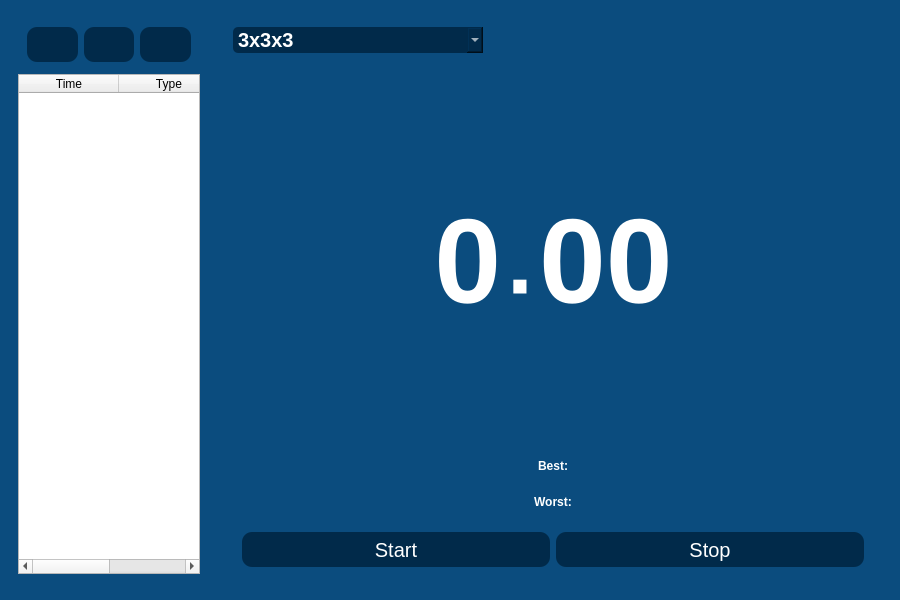
<?xml version="1.0" encoding="UTF-8"?>
<ui version="4.0">
 <class>MainWindow</class>
 <widget class="QMainWindow" name="MainWindow">
  <property name="geometry">
   <rect>
    <x>0</x>
    <y>0</y>
    <width>900</width>
    <height>600</height>
   </rect>
  </property>
  <property name="sizePolicy">
   <sizepolicy hsizetype="Fixed" vsizetype="Fixed">
    <horstretch>0</horstretch>
    <verstretch>0</verstretch>
   </sizepolicy>
  </property>
  <property name="minimumSize">
   <size>
    <width>900</width>
    <height>600</height>
   </size>
  </property>
  <property name="maximumSize">
   <size>
    <width>900</width>
    <height>600</height>
   </size>
  </property>
  <property name="windowTitle">
   <string>MainWindow</string>
  </property>
  <property name="styleSheet">
   <string notr="true">QLineEdit {
	padding: 5px 10px;
	background-color: white;
	font-size: 10px;
	border: none;
	border-bottom: 1px solid black;
	border-radius: 10px;
}

QPushButton {
	background-color: #012a4a;
	color : white;
    border-radius: 10px;
	min-height: 25px;
	min-width: 15px;
	padding: 5px 7px;
}

QPushButton:hover {
	background-color: #fb8b24;
}
QComboBox {
	border-radius: 5px;
	border: none;
}
#centralwidget{
	background-color :#0b4c7e;
}

#sec, #msec, #best, #worst {
	font-weight: 800;
}

#sec, #msec {
	font-size: 120px;
}

#best, worst {
	fornt-size: 28px
}</string>
  </property>
  <widget class="QWidget" name="centralwidget">
   <property name="maximumSize">
    <size>
     <width>900</width>
     <height>600</height>
    </size>
   </property>
   <layout class="QHBoxLayout" name="horizontalLayout_2" stretch="0,0">
    <item>
     <widget class="QWidget" name="nav" native="true">
      <property name="minimumSize">
       <size>
        <width>200</width>
        <height>0</height>
       </size>
      </property>
      <property name="maximumSize">
       <size>
        <width>200</width>
        <height>16777215</height>
       </size>
      </property>
      <layout class="QVBoxLayout" name="verticalLayout">
       <item>
        <widget class="QWidget" name="button_group" native="true">
         <property name="minimumSize">
          <size>
           <width>0</width>
           <height>50</height>
          </size>
         </property>
         <layout class="QHBoxLayout" name="horizontalLayout_3">
          <item>
           <widget class="QPushButton" name="setting_btn">
            <property name="text">
             <string/>
            </property>
            <property name="icon">
             <iconset>
              <normaloff>../assets/settings-icon-512x512-pk8wypem.png</normaloff>../assets/settings-icon-512x512-pk8wypem.png</iconset>
            </property>
            <property name="iconSize">
             <size>
              <width>29</width>
              <height>35</height>
             </size>
            </property>
            <property name="checkable">
             <bool>false</bool>
            </property>
           </widget>
          </item>
          <item>
           <widget class="QPushButton" name="history_btn">
            <property name="text">
             <string/>
            </property>
            <property name="icon">
             <iconset>
              <normaloff>../assets/history.jpg</normaloff>../assets/history.jpg</iconset>
            </property>
            <property name="iconSize">
             <size>
              <width>29</width>
              <height>35</height>
             </size>
            </property>
           </widget>
          </item>
          <item>
           <widget class="QPushButton" name="about_btn">
            <property name="text">
             <string/>
            </property>
            <property name="icon">
             <iconset>
              <normaloff>../assets/about.png</normaloff>../assets/about.png</iconset>
            </property>
            <property name="iconSize">
             <size>
              <width>29</width>
              <height>35</height>
             </size>
            </property>
           </widget>
          </item>
         </layout>
        </widget>
       </item>
       <item>
        <widget class="QTableWidget" name="history_table">
         <property name="sizePolicy">
          <sizepolicy hsizetype="Fixed" vsizetype="Fixed">
           <horstretch>0</horstretch>
           <verstretch>0</verstretch>
          </sizepolicy>
         </property>
         <property name="minimumSize">
          <size>
           <width>0</width>
           <height>500</height>
          </size>
         </property>
         <column>
          <property name="text">
           <string>Time</string>
          </property>
         </column>
         <column>
          <property name="text">
           <string>Type</string>
          </property>
         </column>
        </widget>
       </item>
       <item>
        <spacer name="verticalSpacer">
         <property name="orientation">
          <enum>Qt::Vertical</enum>
         </property>
         <property name="sizeHint" stdset="0">
          <size>
           <width>20</width>
           <height>40</height>
          </size>
         </property>
        </spacer>
       </item>
      </layout>
     </widget>
    </item>
    <item>
     <widget class="QWidget" name="main" native="true">
      <layout class="QVBoxLayout" name="verticalLayout_2">
       <item>
        <widget class="QWidget" name="widget_5" native="true">
         <property name="sizePolicy">
          <sizepolicy hsizetype="Maximum" vsizetype="Maximum">
           <horstretch>0</horstretch>
           <verstretch>0</verstretch>
          </sizepolicy>
         </property>
         <property name="minimumSize">
          <size>
           <width>550</width>
           <height>0</height>
          </size>
         </property>
         <layout class="QHBoxLayout" name="horizontalLayout_4">
          <item>
           <widget class="QComboBox" name="type_cb">
            <property name="minimumSize">
             <size>
              <width>250</width>
              <height>0</height>
             </size>
            </property>
            <property name="maximumSize">
             <size>
              <width>250</width>
              <height>16777215</height>
             </size>
            </property>
            <property name="styleSheet">
             <string notr="true">font-size: 20px;
font-weight: 800;
color: white;
border: none;
background-color: #012a4a;</string>
            </property>
            <item>
             <property name="text">
              <string>3x3x3</string>
             </property>
            </item>
            <item>
             <property name="text">
              <string>2x2x2</string>
             </property>
            </item>
            <item>
             <property name="text">
              <string>4x4x4</string>
             </property>
            </item>
            <item>
             <property name="text">
              <string>5x5x5</string>
             </property>
            </item>
            <item>
             <property name="text">
              <string>6x6x6</string>
             </property>
            </item>
            <item>
             <property name="text">
              <string>7x7x7</string>
             </property>
            </item>
            <item>
             <property name="text">
              <string>3x3 bld</string>
             </property>
            </item>
            <item>
             <property name="text">
              <string>3x3 fm</string>
             </property>
            </item>
            <item>
             <property name="text">
              <string>3x3 oh</string>
             </property>
            </item>
            <item>
             <property name="text">
              <string>clock</string>
             </property>
            </item>
            <item>
             <property name="text">
              <string>megaminx</string>
             </property>
            </item>
            <item>
             <property name="text">
              <string>pyraminx</string>
             </property>
            </item>
            <item>
             <property name="text">
              <string>skewb</string>
             </property>
            </item>
            <item>
             <property name="text">
              <string>sq1</string>
             </property>
            </item>
            <item>
             <property name="text">
              <string>4x4 bld</string>
             </property>
            </item>
            <item>
             <property name="text">
              <string>5x5 bld</string>
             </property>
            </item>
            <item>
             <property name="text">
              <string>3x3 mbld</string>
             </property>
            </item>
           </widget>
          </item>
          <item>
           <spacer name="horizontalSpacer">
            <property name="orientation">
             <enum>Qt::Horizontal</enum>
            </property>
            <property name="sizeHint" stdset="0">
             <size>
              <width>40</width>
              <height>20</height>
             </size>
            </property>
           </spacer>
          </item>
         </layout>
        </widget>
       </item>
       <item>
        <widget class="QWidget" name="widget_3" native="true">
         <property name="styleSheet">
          <string notr="true">QWidget{
	color: white;
}</string>
         </property>
         <layout class="QVBoxLayout" name="verticalLayout_3">
          <item>
           <layout class="QHBoxLayout" name="horizontalLayout">
            <item>
             <spacer name="horizontalSpacer_2">
              <property name="orientation">
               <enum>Qt::Horizontal</enum>
              </property>
              <property name="sizeHint" stdset="0">
               <size>
                <width>40</width>
                <height>20</height>
               </size>
              </property>
             </spacer>
            </item>
            <item>
             <widget class="QLabel" name="sec">
              <property name="minimumSize">
               <size>
                <width>0</width>
                <height>0</height>
               </size>
              </property>
              <property name="font">
               <font>
                <pointsize>-1</pointsize>
                <weight>99</weight>
                <bold>true</bold>
               </font>
              </property>
              <property name="styleSheet">
               <string notr="true">QMainWindow{
	background-color : #01497c;
}</string>
              </property>
              <property name="text">
               <string>0</string>
              </property>
              <property name="alignment">
               <set>Qt::AlignRight|Qt::AlignTrailing|Qt::AlignVCenter</set>
              </property>
             </widget>
            </item>
            <item>
             <widget class="QLabel" name="label_2">
              <property name="font">
               <font>
                <pointsize>70</pointsize>
                <weight>75</weight>
                <bold>true</bold>
               </font>
              </property>
              <property name="text">
               <string>.</string>
              </property>
             </widget>
            </item>
            <item>
             <widget class="QLabel" name="msec">
              <property name="font">
               <font>
                <pointsize>-1</pointsize>
                <weight>99</weight>
                <bold>true</bold>
               </font>
              </property>
              <property name="text">
               <string>00</string>
              </property>
             </widget>
            </item>
            <item>
             <spacer name="horizontalSpacer_3">
              <property name="orientation">
               <enum>Qt::Horizontal</enum>
              </property>
              <property name="sizeHint" stdset="0">
               <size>
                <width>40</width>
                <height>20</height>
               </size>
              </property>
             </spacer>
            </item>
           </layout>
          </item>
          <item>
           <widget class="QLabel" name="best">
            <property name="maximumSize">
             <size>
              <width>16777215</width>
              <height>30</height>
             </size>
            </property>
            <property name="font">
             <font>
              <weight>99</weight>
              <bold>true</bold>
             </font>
            </property>
            <property name="styleSheet">
             <string notr="true">QLabel {
	color : white   ;
}</string>
            </property>
            <property name="text">
             <string>Best:</string>
            </property>
            <property name="alignment">
             <set>Qt::AlignCenter</set>
            </property>
           </widget>
          </item>
          <item>
           <widget class="QLabel" name="worst">
            <property name="maximumSize">
             <size>
              <width>16777215</width>
              <height>30</height>
             </size>
            </property>
            <property name="font">
             <font>
              <weight>99</weight>
              <bold>true</bold>
             </font>
            </property>
            <property name="styleSheet">
             <string notr="true">QLabel {
	color : white   ;
}</string>
            </property>
            <property name="text">
             <string>Worst:</string>
            </property>
            <property name="alignment">
             <set>Qt::AlignCenter</set>
            </property>
           </widget>
          </item>
          <item>
           <widget class="QWidget" name="widget_2" native="true">
            <property name="maximumSize">
             <size>
              <width>16777215</width>
              <height>50</height>
             </size>
            </property>
            <layout class="QHBoxLayout" name="horizontalLayout_5">
             <item>
              <widget class="QPushButton" name="start_btn">
               <property name="font">
                <font>
                 <pointsize>15</pointsize>
                </font>
               </property>
               <property name="styleSheet">
                <string notr="true">QPushButton:hover {
	background-color: #fb8b24;
}
QPushButton {
	background-color: #012a4a;
	color : white;
    border-radius: 10px;
	min-height: 25px;
	min-width: 15px;
	padding: 5px 7px;
}
</string>
               </property>
               <property name="text">
                <string>Start</string>
               </property>
              </widget>
             </item>
             <item>
              <widget class="QPushButton" name="stop_btn">
               <property name="font">
                <font>
                 <pointsize>15</pointsize>
                </font>
               </property>
               <property name="styleSheet">
                <string notr="true">QPushButton:hover {
	background-color: #fb8b24;
}
QPushButton {
	background-color: #012a4a;
	color : white;
    border-radius: 10px;
	min-height: 25px;
	min-width: 15px;
	padding: 5px 7px;
}
</string>
               </property>
               <property name="text">
                <string>Stop</string>
               </property>
              </widget>
             </item>
            </layout>
           </widget>
          </item>
         </layout>
        </widget>
       </item>
      </layout>
     </widget>
    </item>
   </layout>
  </widget>
 </widget>
 <resources/>
 <connections/>
</ui>
